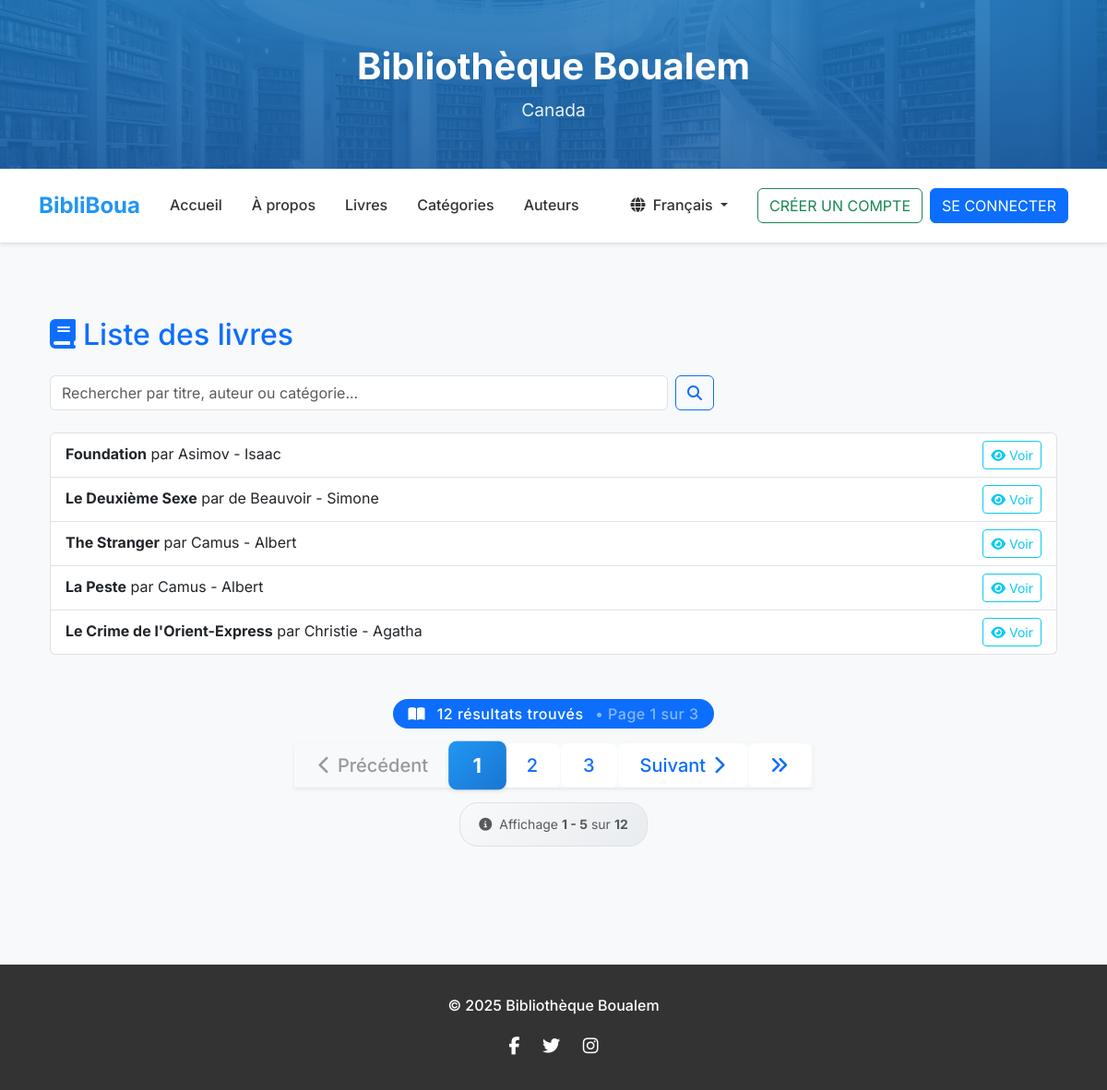
/fr/books/, run on the app's committed database.
### app/models.py (models this page shows, shortened)
class Book(models.Model):
  code = models.CharField(max_length=15, unique=True, verbose_name="Code du livre")
  title = models.CharField(max_length=50, verbose_name="Titre du livre")
  price = models.DecimalField(max_digits=6, decimal_places=2, validators=[MinValueValidator(1)], verbose_name="Prix du livre")
  summary = models.CharField(max_length=200, verbose_name="Résumé du livre",blank=True)
  date = models.DateField(verbose_name = "Date de publication",validators=[validate_not_future])
  edition = models.CharField(verbose_name = "Edition du livre")
  category = models.ForeignKey(Category, verbose_name="Catégorie", related_name='books', on_delete=models.CASCADE)
  author = models.ForeignKey(Author, verbose_name="Auteurs", related_name='books', on_delete=models.CASCADE)
  image = models.ImageField(default="", upload_to='books/', verbose_name="Image")
  class Meta:
    ordering = ('code', 'title', )
    verbose_name = "book"
    verbose_name_plural = "books"

class Author(models.Model):
  first_name = models.CharField(max_length=50,verbose_name="Prénom")
  last_name= models.CharField(max_length=50,verbose_name="Nom de famille")
  birth_date= models.DateField(verbose_name="Date de naissance",validators=[validate_not_future])
  nationality= models.CharField(max_length=50,verbose_name="Nationnalité")
  def __str__(self):
     return '{} - {}'.format(self.last_name, self.first_name)
  class Meta:
    ordering = ('last_name', )
    verbose_name = "auteur"
    verbose_name_plural = "auteurs"

### app/views/book_views.py (the view, shortened to what this page needs)
# urls.py: path('books/', BookListView.as_view(), name="book_list"),
class BookListView(View):
    def get(self, request):
        books = Book.objects.all()
        search_query = request.GET.get('search', '').strip()
        paginator = Paginator(books, 5)
        page_number = request.GET.get('page') or 1
        context = {
            'range_pages': range(1, paginator.num_pages + 1),
            'page_books': paginator.get_page(page_number),
            'search_query': search_query,
        }
        return render(request, 'app/book/book_list.html', context)

### app/context_processors.py (called while the page is built)
def categories_processor(request):
  return { "all_categories": Category.objects.all() }

### app/templates/app/book/book_list.html (shortened to what this page needs)
{% extends 'base.html' %}
{% load i18n %}
{% block content %}
{% load static %}
<div class="container my-5">
    <h2 class="mb-4 text-primary"><i class="fas fa-book me-2"></i>{% trans "Liste des livres" %}</h2>
    <div class="row mb-4">
        <div class="col-md-8">
            <form method="GET" class="d-flex">
                <input
                    type="text"
                    name="search"
                    class="form-control me-2"
                    placeholder="{% trans 'Rechercher par titre, auteur ou catégorie...' %}"
                    value="{{ search_query }}"
                >
                <button type="submit" class="btn btn-outline-primary">
                    <i class="fas fa-search"></i>
                </button>
            </form>
        </div>
        <div class="col-md-4 text-end">
        </div>
    </div>
    <ul class="list-group">
        {% for book in page_books %}
        <li class="list-group-item d-flex justify-content-between align-items-center">
            <div>
                <strong>{{ book.title }}</strong>{% trans " par " %}{{ book.author }}
            </div>
            <div class="btn-group" role="group">
                <a href="{% url 'book_details' book.id %}" class="btn btn-outline-info btn-sm">
                    <i class="fas fa-eye me-1"></i>{% trans "Voir" %}
                </a>
            </div>
        </li>
        {% empty %}
        <li class="list-group-item text-muted">{% trans "Aucun livre disponible." %}</li>
        {% endfor %}
    </ul>
    {% include 'app/includes/pagination_section.html' with page_items=page_books %}
</div>
{% endblock %}

### static/css/styles.css (style rules this page uses)
:root { --primary-color: #2196f3; --primary-dark: #1976d2; --secondary-color: #4caf50; --text-dark: #333; --text-muted: #666; --text-light: #777; --background-light: #f8f9fa; --shadow-light: 0 2px 10px rgba(0,0,0,0.1); --shadow-medium: 0 5px 20px rgba(0,0,0,0.15); --border-radius: 8px; --border-radius-large: 15px; }
body { font-family: 'Inter', sans-serif; background-color: var(--background-light); line-height: 1.6; color: var(--text-dark); }

### static/css/base.css (style rules this page uses)
body { font-family: 'Inter', sans-serif; background-color: var(--background-light); margin: 0; color: var(--text-dark); }

### data on the page
Book: title "Foundation", author "Asimov - Isaac"
Book: title "Le Deuxième Sexe", author "de Beauvoir - Simone"
Book: title "The Stranger", author "Camus - Albert"
Book: title "La Peste", author "Camus - Albert"
Book: title "Le Crime de l'Orient-Express", author "Christie - Agatha"

### other printed values
{{ count }} "12"
{{ page_items.number }} "1"
{{ page_items.paginator.num_pages }} "3"
{{ i }} "1"
{{ i }} "2" "3"
{{ page_items.start_index }} "1"
{{ page_items.end_index }} "5"
{{ page_items.paginator.count }} "12"
